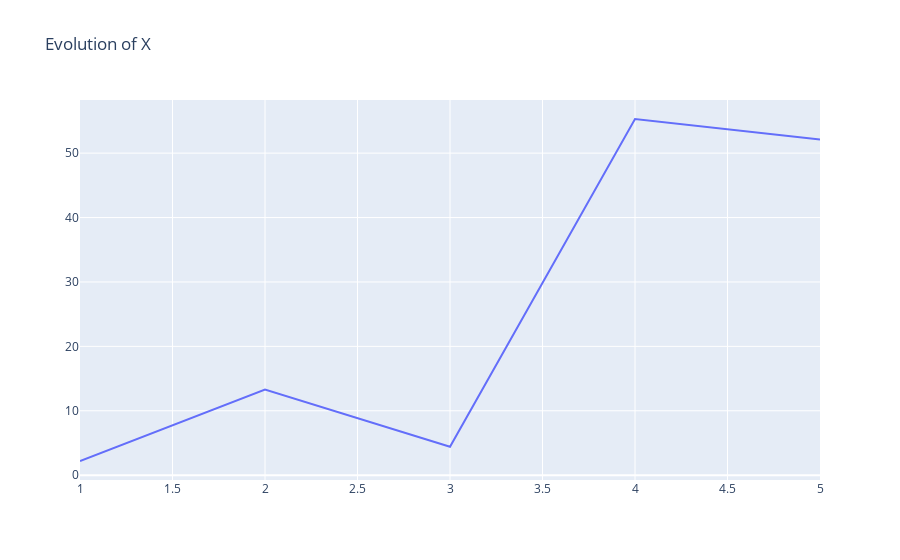

Here is the notebook cell this chart was saved with:
### Markdown cell above
## Default title

It is possible to add a title to a `plotly` chart thanks to the `fig.update_layout()` function that has a `title` argument.

This is how the title looks like by default:

### Code cell
fig = go.Figure()

fig.add_trace(go.Scatter(
    x=x_values, # x-axis
    y=y_values, # y-axis
    mode='lines', # Connect data points with lines
    name='Line' # Name in the legend
))

fig.update_layout(
    title = "Evolution of X"
)

### Figure 1 — Plotly figure (JSON) as saved in the notebook; plotly's stock layout.template omitted (floating-point values rounded to 4 significant figures)
{"data": [{"mode": "lines", "name": "Line", "type": "scatter", "x": [1, 2, 3, 4, 5], "y": [2.2, 13.3, 4.4, 55.3, 52.1]}], "layout": {"title": {"text": "Evolution of X"}}}
